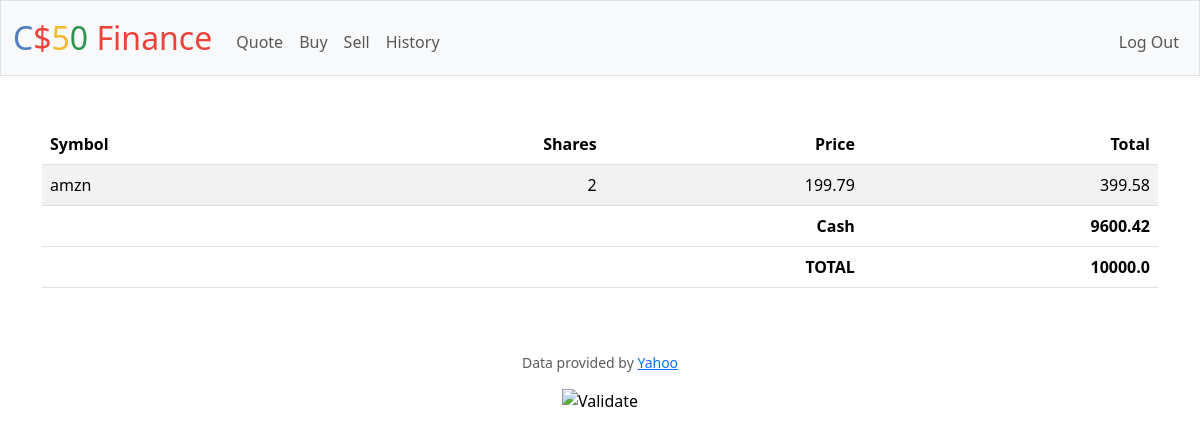
Before: / (signed in) with the older database file.
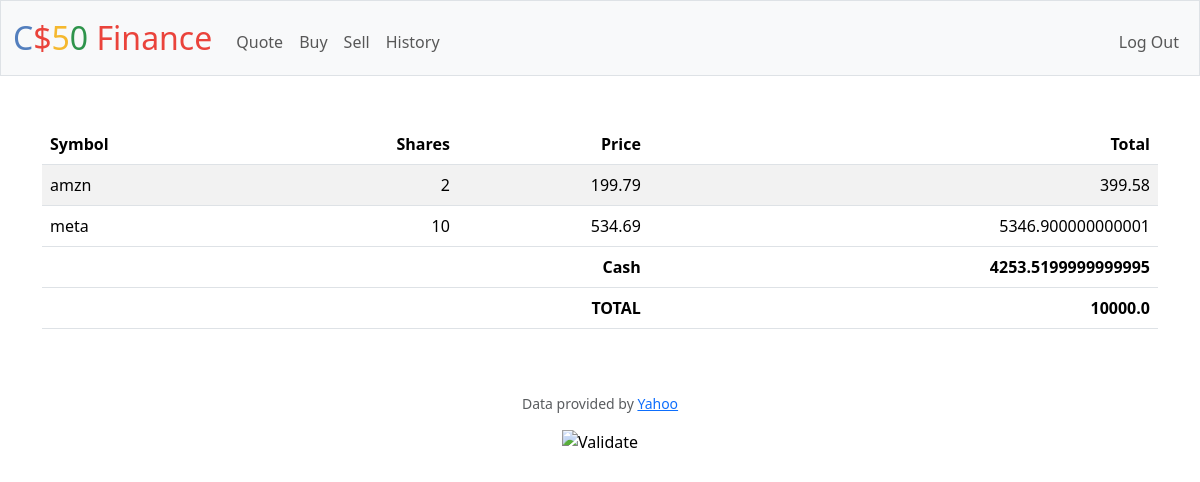
After: the same page with the newer database file.
### tables this page shows
CREATE TABLE purchases (id INTEGER NOT NULL, symbol TEXT NOT NULL, shares INTEGER NOT NULL, price INTEGER NOT NULL, date TEXT NOT NULL);

CREATE TABLE users (id INTEGER PRIMARY KEY AUTOINCREMENT NOT NULL, username TEXT NOT NULL, hash TEXT NOT NULL, cash NUMERIC NOT NULL DEFAULT 10000.00);

### app.py (the view)
@app.route("/")
@login_required
def index():
    rows = db.execute("SELECT * FROM PURCHASES WHERE id = ?", session["user_id"])
    user = db.execute("SELECT * FROM users WHERE id = ?", session["user_id"])
    total = 0
    for row in rows:
        total += (float(row["price"]) * float(row["shares"]))
    total += float(user[0]["cash"])
    return render_template("index.html", purchases=rows, cash=user[0]["cash"], total=total)

### app.py (called while the page is built)
@app.after_request
def after_request(response):
    response.headers["Cache-Control"] = "no-cache, no-store, must-revalidate"
    response.headers["Expires"] = 0
    response.headers["Pragma"] = "no-cache"
    return response

### helpers.py (called while the page is built)
def login_required(f):
    @wraps(f)
    def decorated_function(*args, **kwargs):
        if session.get("user_id") is None:
            return redirect("/login")
        return f(*args, **kwargs)
    return decorated_function

### templates/index.html (shortened to what this page needs)
{% extends "layout.html" %}
{% block main %}
    <table class="table table-striped">
        <thead>
            <tr>
                <th class="text-start">Symbol</th>
                <th class="text-end">Shares</th>
                <th class="text-end">Price</th>
                <th class="text-end">Total</th>
            </tr>
        </thead>
        <tbody>
            {% for purchase in purchases %}
                <tr>
                    <td class="text-start">{{purchase["symbol"]}}</td>
                    <td class="text-end">{{purchase["shares"]}}</td>
                    <td class="text-end">{{purchase["price"]}}</td>
                    <td class="text-end">{{purchase["price"] * purchase["shares"]}}</td>
                </tr>
            {% endfor %}
        </tbody>
        <tfoot>
            <tr>
                <td class="text-start"></td>
                <td class="text-end"></td>
                <th class="text-end">Cash</th>
                <th class="text-end">{{cash}}</th>
            </tr>
            <tr>
                <td class="text-start"></td>
                <td class="text-end"></td>
                <th class="text-end">TOTAL</th>
                <th class="text-end">{{total}}</th>
            </tr>
        </tfoot>
    </table>
{% endblock %}

### templates/layout.html (shortened to what this page needs)
<!DOCTYPE html>
<html lang="en">
    <head>
        <link href="https://cdn.jsdelivr.net/npm/bootstrap@5.3.3/dist/css/bootstrap.min.css" rel="stylesheet">
        <link href="/static/styles.css" rel="stylesheet">
    </head>
    <body>
        <nav class="bg-light border navbar navbar-expand-md navbar-light">
            <div class="container-fluid">
                <a class="navbar-brand" href="/"><span class="blue">C</span><span class="red">$</span><span class="yellow">5</span><span class="green">0</span> <span class="red">Finance</span></a>
                <div class="collapse navbar-collapse" id="navbar">
                    {% if session["user_id"] %}
                        <ul class="navbar-nav me-auto mt-2">
                            <li class="nav-item"><a class="nav-link" href="/quote">Quote</a></li>
                            <li class="nav-item"><a class="nav-link" href="/buy">Buy</a></li>
                            <li class="nav-item"><a class="nav-link" href="/sell">Sell</a></li>
                            <li class="nav-item"><a class="nav-link" href="/history">History</a></li>
                        </ul>
                        <ul class="navbar-nav ms-auto mt-2">
                            <li class="nav-item"><a class="nav-link" href="/logout">Log Out</a></li>
                        </ul>
                    {% else %}
                        <ul class="navbar-nav ms-auto mt-2">
                            <li class="nav-item"><a class="nav-link" href="/register">Register</a></li>
                            <li class="nav-item"><a class="nav-link" href="/login">Log In</a></li>
                        </ul>
                    {% endif %}
                </div>
            </div>
        </nav>
        <main class="container py-5 text-center">
            {% block main %}{% endblock %}
        </main>
        <footer class="mb-5">
            <p class="mb-3 small text-center text-muted">
                Data provided by <a href="https://finance.yahoo.com/">Yahoo</a>
            </p>
            <form action="https://validator.w3.org/check" class="text-center" enctype="multipart/form-data" method="post" target="_blank">
                <input alt="Validate" src="/static/I_heart_validator.png" type="image">
            </form>
        </footer>
    </body>
</html>

### static/styles.css (style rules this page uses)
nav .navbar-brand { font-size: xx-large; }
nav .navbar-brand .blue { color: #537fbe; }
nav .navbar-brand .red { color: #ea433b; }
nav .navbar-brand .yellow { color: #f5b82e; }
nav .navbar-brand .green { color: #2e944b; }

Changed rows visible on the page:
added purchases: symbol "meta", shares "10", price "534.69", purchase['price']*purchase['shares'] "5346.900000000001"
changed users: cash "9600.42" → "4253.5199999999995"
